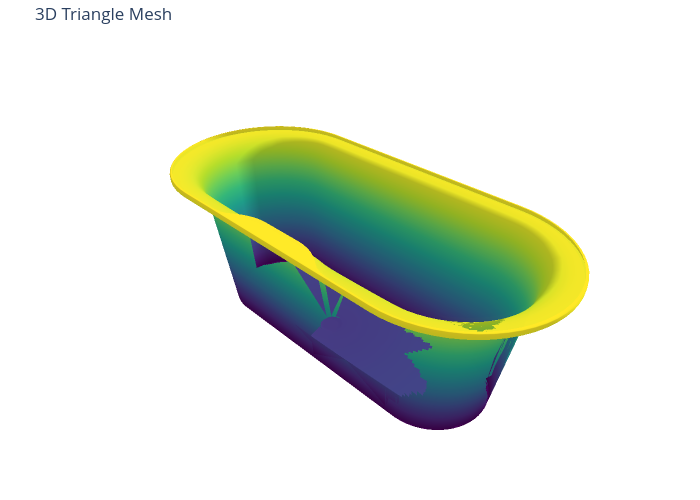

The code cell stored with this chart in its notebook:
### Code cell
# Visualizing a mesh
from utils.vis import visualize_tgm_mesh
visualize_tgm_mesh(modelnet[0])

### Figure 1 — Plotly figure (JSON) as saved in the notebook; plotly's stock layout.template omitted (floating-point values rounded to 4 significant figures; data arrays with more than 128 entries replaced by an {"elided": "..."} marker saying what was removed)
{"data": [{"color": "lightblue", "colorscale": [[0, "#440154"], [0.1111, "#482878"], [0.2222, "#3e4989"], [0.3333, "#31688e"], [0.4444, "#26828e"], [0.5556, "#1f9e89"], [0.6667, "#35b779"], [0.7778, "#6ece58"], [0.8889, "#b5de2b"], [1, "#fde725"]], "i": {"elided": "12910 int values"}, "intensity": {"elided": "7662 float values"}, "j": {"elided": "12910 int values"}, "k": {"elided": "12910 int values"}, "opacity": 0.9, "showscale": false, "type": "mesh3d", "x": {"elided": "7662 float values"}, "y": {"elided": "7662 float values"}, "z": {"elided": "7662 float values"}}], "layout": {"height": 500, "margin": {"b": 0, "l": 0, "r": 0, "t": 40}, "scene": {"xaxis": {"visible": false}, "yaxis": {"visible": false}, "zaxis": {"visible": false}}, "title": {"text": "3D Triangle Mesh"}, "width": 700}}
